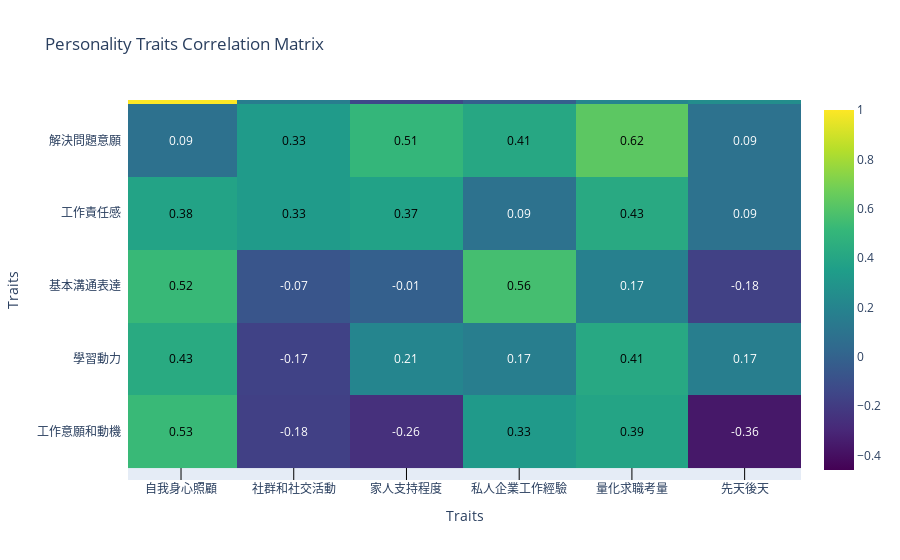

The notebook cell saved with this chart:
### Code cell
import plotly.figure_factory as ff

def plot_corr_matrix(corr_mx):
  fig = ff.create_annotated_heatmap(
      z=corr_mx.values,
      x=list(corr_mx.columns),
      y=list(corr_mx.index),
      annotation_text=corr_mx.round(2).values,
      colorscale='Viridis',
      showscale=True,
      hoverinfo='z'
  )
  fig.update_layout(
      title='Personality Traits Correlation Matrix',
      xaxis=dict(title='Traits', side='bottom'),
      yaxis=dict(title='Traits'),
  )
  fig.show()

plot_corr_matrix(pearson_corr_matrix)

### Figure 1 — Plotly figure (JSON) as saved in the notebook; plotly's stock layout.template omitted (floating-point values rounded to 4 significant figures)
{"data": [{"colorscale": [[0, "#440154"], [0.1111, "#482878"], [0.2222, "#3e4989"], [0.3333, "#31688e"], [0.4444, "#26828e"], [0.5556, "#1f9e89"], [0.6667, "#35b779"], [0.7778, "#6ece58"], [0.8889, "#b5de2b"], [1, "#fde725"]], "hoverinfo": "z", "reversescale": false, "showscale": true, "type": "heatmap", "x": ["工作意願和動機", "學習動力", "基本溝通表達", "工作責任感", "解決問題意願", "自我身心照顧", "社群和社交活動", "家人支持程度", "私人企業工作經驗", "量化求職考量", "先天後天"], "y": ["工作意願和動機", "學習動力", "基本溝通表達", "工作責任感", "解決問題意願", "自我身心照顧", "社群和社交活動", "家人支持程度", "私人企業工作經驗", "量化求職考量", "先天後天"], "z": [[1, 0.3642, 0.4451, 0.3265, 0.07255, 0.5259, -0.1766, -0.2582, 0.3311, 0.3914, -0.3642], [0.3642, 1, 0.4201, 0.5477, 0.5477, 0.4282, -0.1667, 0.2052, 0.1667, 0.4148, 0.1667], [0.4451, 0.4201, 1, -0.03835, 0.2301, 0.5233, -0.07001, -0.01437, 0.5601, 0.1742, -0.175], [0.3265, 0.5477, -0.03835, 1, 0.65, 0.3838, 0.3347, 0.3746, 0.09129, 0.426, 0.09129], [0.07255, 0.5477, 0.2301, 0.65, 1, 0.08528, 0.3347, 0.5058, 0.4108, 0.6248, 0.09129], [0.5259, 0.4282, 0.5233, 0.3838, 0.08528, 1, 0.1557, -0.1358, -0.01946, 0.2059, 0.253], [-0.1766, -0.1667, -0.07001, 0.3347, 0.3347, 0.1557, 1, -0.0342, -0.02778, 0.05185, 0.1667], [-0.2582, 0.2052, -0.01437, 0.3746, 0.5058, -0.1358, -0.0342, 1, 0.2736, 0.01064, 0.1539], [0.3311, 0.1667, 0.5601, 0.09129, 0.4108, -0.01946, -0.02778, 0.2736, 1, 0.1296, -0.4583], [0.3914, 0.4148, 0.1742, 0.426, 0.6248, 0.2059, 0.05185, 0.01064, 0.1296, 1, -0.2333], [-0.3642, 0.1667, -0.175, 0.09129, 0.09129, 0.253, 0.1667, 0.1539, -0.4583, -0.2333, 1]]}], "layout": {"annotations": [{"font": {"color": "#000000"}, "showarrow": false, "text": "1.0", "x": "工作意願和動機", "xref": "x", "y": "工作意願和動機", "yref": "y"}, {"font": {"color": "#000000"}, "showarrow": false, "text": "0.36", "x": "學習動力", "xref": "x", "y": "工作意願和動機", "yref": "y"}, {"font": {"color": "#000000"}, "showarrow": false, "text": "0.45", "x": "基本溝通表達", "xref": "x", "y": "工作意願和動機", "yref": "y"}, {"font": {"color": "#000000"}, "showarrow": false, "text": "0.33", "x": "工作責任感", "xref": "x", "y": "工作意願和動機", "yref": "y"}, {"font": {"color": "#FFFFFF"}, "showarrow": false, "text": "0.07", "x": "解決問題意願", "xref": "x", "y": "工作意願和動機", "yref": "y"}, {"font": {"color": "#000000"}, "showarrow": false, "text": "0.53", "x": "自我身心照顧", "xref": "x", "y": "工作意願和動機", "yref": "y"}, {"font": {"color": "#FFFFFF"}, "showarrow": false, "text": "-0.18", "x": "社群和社交活動", "xref": "x", "y": "工作意願和動機", "yref": "y"}, {"font": {"color": "#FFFFFF"}, "showarrow": false, "text": "-0.26", "x": "家人支持程度", "xref": "x", "y": "工作意願和動機", "yref": "y"}, {"font": {"color": "#000000"}, "showarrow": false, "text": "0.33", "x": "私人企業工作經驗", "xref": "x", "y": "工作意願和動機", "yref": "y"}, {"font": {"color": "#000000"}, "showarrow": false, "text": "0.39", "x": "量化求職考量", "xref": "x", "y": "工作意願和動機", "yref": "y"}, {"font": {"color": "#FFFFFF"}, "showarrow": false, "text": "-0.36", "x": "先天後天", "xref": "x", "y": "工作意願和動機", "yref": "y"}, {"font": {"color": "#000000"}, "showarrow": false, "text": "0.36", "x": "工作意願和動機", "xref": "x", "y": "學習動力", "yref": "y"}, {"font": {"color": "#000000"}, "showarrow": false, "text": "1.0", "x": "學習動力", "xref": "x", "y": "學習動力", "yref": "y"}, {"font": {"color": "#000000"}, "showarrow": false, "text": "0.42", "x": "基本溝通表達", "xref": "x", "y": "學習動力", "yref": "y"}, {"font": {"color": "#000000"}, "showarrow": false, "text": "0.55", "x": "工作責任感", "xref": "x", "y": "學習動力", "yref": "y"}, {"font": {"color": "#000000"}, "showarrow": false, "text": "0.55", "x": "解決問題意願", "xref": "x", "y": "學習動力", "yref": "y"}, {"font": {"color": "#000000"}, "showarrow": false, "text": "0.43", "x": "自我身心照顧", "xref": "x", "y": "學習動力", "yref": "y"}, {"font": {"color": "#FFFFFF"}, "showarrow": false, "text": "-0.17", "x": "社群和社交活動", "xref": "x", "y": "學習動力", "yref": "y"}, {"font": {"color": "#FFFFFF"}, "showarrow": false, "text": "0.21", "x": "家人支持程度", "xref": "x", "y": "學習動力", "yref": "y"}, {"font": {"color": "#FFFFFF"}, "showarrow": false, "text": "0.17", "x": "私人企業工作經驗", "xref": "x", "y": "學習動力", "yref": "y"}, {"font": {"color": "#000000"}, "showarrow": false, "text": "0.41", "x": "量化求職考量", "xref": "x", "y": "學習動力", "yref": "y"}, {"font": {"color": "#FFFFFF"}, "showarrow": false, "text": "0.17", "x": "先天後天", "xref": "x", "y": "學習動力", "yref": "y"}, {"font": {"color": "#000000"}, "showarrow": false, "text": "0.45", "x": "工作意願和動機", "xref": "x", "y": "基本溝通表達", "yref": "y"}, {"font": {"color": "#000000"}, "showarrow": false, "text": "0.42", "x": "學習動力", "xref": "x", "y": "基本溝通表達", "yref": "y"}, {"font": {"color": "#000000"}, "showarrow": false, "text": "1.0", "x": "基本溝通表達", "xref": "x", "y": "基本溝通表達", "yref": "y"}, {"font": {"color": "#FFFFFF"}, "showarrow": false, "text": "-0.04", "x": "工作責任感", "xref": "x", "y": "基本溝通表達", "yref": "y"}, {"font": {"color": "#FFFFFF"}, "showarrow": false, "text": "0.23", "x": "解決問題意願", "xref": "x", "y": "基本溝通表達", "yref": "y"}, {"font": {"color": "#000000"}, "showarrow": false, "text": "0.52", "x": "自我身心照顧", "xref": "x", "y": "基本溝通表達", "yref": "y"}, {"font": {"color": "#FFFFFF"}, "showarrow": false, "text": "-0.07", "x": "社群和社交活動", "xref": "x", "y": "基本溝通表達", "yref": "y"}, {"font": {"color": "#FFFFFF"}, "showarrow": false, "text": "-0.01", "x": "家人支持程度", "xref": "x", "y": "基本溝通表達", "yref": "y"}, {"font": {"color": "#000000"}, "showarrow": false, "text": "0.56", "x": "私人企業工作經驗", "xref": "x", "y": "基本溝通表達", "yref": "y"}, {"font": {"color": "#FFFFFF"}, "showarrow": false, "text": "0.17", "x": "量化求職考量", "xref": "x", "y": "基本溝通表達", "yref": "y"}, {"font": {"color": "#FFFFFF"}, "showarrow": false, "text": "-0.18", "x": "先天後天", "xref": "x", "y": "基本溝通表達", "yref": "y"}, {"font": {"color": "#000000"}, "showarrow": false, "text": "0.33", "x": "工作意願和動機", "xref": "x", "y": "工作責任感", "yref": "y"}, {"font": {"color": "#000000"}, "showarrow": false, "text": "0.55", "x": "學習動力", "xref": "x", "y": "工作責任感", "yref": "y"}, {"font": {"color": "#FFFFFF"}, "showarrow": false, "text": "-0.04", "x": "基本溝通表達", "xref": "x", "y": "工作責任感", "yref": "y"}, {"font": {"color": "#000000"}, "showarrow": false, "text": "1.0", "x": "工作責任感", "xref": "x", "y": "工作責任感", "yref": "y"}, {"font": {"color": "#000000"}, "showarrow": false, "text": "0.65", "x": "解決問題意願", "xref": "x", "y": "工作責任感", "yref": "y"}, {"font": {"color": "#000000"}, "showarrow": false, "text": "0.38", "x": "自我身心照顧", "xref": "x", "y": "工作責任感", "yref": "y"}, {"font": {"color": "#000000"}, "showarrow": false, "text": "0.33", "x": "社群和社交活動", "xref": "x", "y": "工作責任感", "yref": "y"}, {"font": {"color": "#000000"}, "showarrow": false, "text": "0.37", "x": "家人支持程度", "xref": "x", "y": "工作責任感", "yref": "y"}, {"font": {"color": "#FFFFFF"}, "showarrow": false, "text": "0.09", "x": "私人企業工作經驗", "xref": "x", "y": "工作責任感", "yref": "y"}, {"font": {"color": "#000000"}, "showarrow": false, "text": "0.43", "x": "量化求職考量", "xref": "x", "y": "工作責任感", "yref": "y"}, {"font": {"color": "#FFFFFF"}, "showarrow": false, "text": "0.09", "x": "先天後天", "xref": "x", "y": "工作責任感", "yref": "y"}, {"font": {"color": "#FFFFFF"}, "showarrow": false, "text": "0.07", "x": "工作意願和動機", "xref": "x", "y": "解決問題意願", "yref": "y"}, {"font": {"color": "#000000"}, "showarrow": false, "text": "0.55", "x": "學習動力", "xref": "x", "y": "解決問題意願", "yref": "y"}, {"font": {"color": "#FFFFFF"}, "showarrow": false, "text": "0.23", "x": "基本溝通表達", "xref": "x", "y": "解決問題意願", "yref": "y"}, {"font": {"color": "#000000"}, "showarrow": false, "text": "0.65", "x": "工作責任感", "xref": "x", "y": "解決問題意願", "yref": "y"}, {"font": {"color": "#000000"}, "showarrow": false, "text": "1.0", "x": "解決問題意願", "xref": "x", "y": "解決問題意願", "yref": "y"}, {"font": {"color": "#FFFFFF"}, "showarrow": false, "text": "0.09", "x": "自我身心照顧", "xref": "x", "y": "解決問題意願", "yref": "y"}, {"font": {"color": "#000000"}, "showarrow": false, "text": "0.33", "x": "社群和社交活動", "xref": "x", "y": "解決問題意願", "yref": "y"}, {"font": {"color": "#000000"}, "showarrow": false, "text": "0.51", "x": "家人支持程度", "xref": "x", "y": "解決問題意願", "yref": "y"}, {"font": {"color": "#000000"}, "showarrow": false, "text": "0.41", "x": "私人企業工作經驗", "xref": "x", "y": "解決問題意願", "yref": "y"}, {"font": {"color": "#000000"}, "showarrow": false, "text": "0.62", "x": "量化求職考量", "xref": "x", "y": "解決問題意願", "yref": "y"}, {"font": {"color": "#FFFFFF"}, "showarrow": false, "text": "0.09", "x": "先天後天", "xref": "x", "y": "解決問題意願", "yref": "y"}, {"font": {"color": "#000000"}, "showarrow": false, "text": "0.53", "x": "工作意願和動機", "xref": "x", "y": "自我身心照顧", "yref": "y"}, {"font": {"color": "#000000"}, "showarrow": false, "text": "0.43", "x": "學習動力", "xref": "x", "y": "自我身心照顧", "yref": "y"}, {"font": {"color": "#000000"}, "showarrow": false, "text": "0.52", "x": "基本溝通表達", "xref": "x", "y": "自我身心照顧", "yref": "y"}, {"font": {"color": "#000000"}, "showarrow": false, "text": "0.38", "x": "工作責任感", "xref": "x", "y": "自我身心照顧", "yref": "y"}, {"font": {"color": "#FFFFFF"}, "showarrow": false, "text": "0.09", "x": "解決問題意願", "xref": "x", "y": "自我身心照顧", "yref": "y"}, {"font": {"color": "#000000"}, "showarrow": false, "text": "1.0", "x": "自我身心照顧", "xref": "x", "y": "自我身心照顧", "yref": "y"}, {"font": {"color": "#FFFFFF"}, "showarrow": false, "text": "0.16", "x": "社群和社交活動", "xref": "x", "y": "自我身心照顧", "yref": "y"}, {"font": {"color": "#FFFFFF"}, "showarrow": false, "text": "-0.14", "x": "家人支持程度", "xref": "x", "y": "自我身心照顧", "yref": "y"}, {"font": {"color": "#FFFFFF"}, "showarrow": false, "text": "-0.02", "x": "私人企業工作經驗", "xref": "x", "y": "自我身心照顧", "yref": "y"}, {"font": {"color": "#FFFFFF"}, "showarrow": false, "text": "0.21", "x": "量化求職考量", "xref": "x", "y": "自我身心照顧", "yref": "y"}, {"font": {"color": "#FFFFFF"}, "showarrow": false, "text": "0.25", "x": "先天後天", "xref": "x", "y": "自我身心照顧", "yref": "y"}, {"font": {"color": "#FFFFFF"}, "showarrow": false, "text": "-0.18", "x": "工作意願和動機", "xref": "x", "y": "社群和社交活動", "yref": "y"}, {"font": {"color": "#FFFFFF"}, "showarrow": false, "text": "-0.17", "x": "學習動力", "xref": "x", "y": "社群和社交活動", "yref": "y"}, {"font": {"color": "#FFFFFF"}, "showarrow": false, "text": "-0.07", "x": "基本溝通表達", "xref": "x", "y": "社群和社交活動", "yref": "y"}, {"font": {"color": "#000000"}, "showarrow": false, "text": "0.33", "x": "工作責任感", "xref": "x", "y": "社群和社交活動", "yref": "y"}, {"font": {"color": "#000000"}, "showarrow": false, "text": "0.33", "x": "解決問題意願", "xref": "x", "y": "社群和社交活動", "yref": "y"}, {"font": {"color": "#FFFFFF"}, "showarrow": false, "text": "0.16", "x": "自我身心照顧", "xref": "x", "y": "社群和社交活動", "yref": "y"}, {"font": {"color": "#000000"}, "showarrow": false, "text": "1.0", "x": "社群和社交活動", "xref": "x", "y": "社群和社交活動", "yref": "y"}, {"font": {"color": "#FFFFFF"}, "showarrow": false, "text": "-0.03", "x": "家人支持程度", "xref": "x", "y": "社群和社交活動", "yref": "y"}, {"font": {"color": "#FFFFFF"}, "showarrow": false, "text": "-0.03", "x": "私人企業工作經驗", "xref": "x", "y": "社群和社交活動", "yref": "y"}, {"font": {"color": "#FFFFFF"}, "showarrow": false, "text": "0.05", "x": "量化求職考量", "xref": "x", "y": "社群和社交活動", "yref": "y"}, {"font": {"color": "#FFFFFF"}, "showarrow": false, "text": "0.17", "x": "先天後天", "xref": "x", "y": "社群和社交活動", "yref": "y"}, {"font": {"color": "#FFFFFF"}, "showarrow": false, "text": "-0.26", "x": "工作意願和動機", "xref": "x", "y": "家人支持程度", "yref": "y"}, {"font": {"color": "#FFFFFF"}, "showarrow": false, "text": "0.21", "x": "學習動力", "xref": "x", "y": "家人支持程度", "yref": "y"}, {"font": {"color": "#FFFFFF"}, "showarrow": false, "text": "-0.01", "x": "基本溝通表達", "xref": "x", "y": "家人支持程度", "yref": "y"}, {"font": {"color": "#000000"}, "showarrow": false, "text": "0.37", "x": "工作責任感", "xref": "x", "y": "家人支持程度", "yref": "y"}, {"font": {"color": "#000000"}, "showarrow": false, "text": "0.51", "x": "解決問題意願", "xref": "x", "y": "家人支持程度", "yref": "y"}, {"font": {"color": "#FFFFFF"}, "showarrow": false, "text": "-0.14", "x": "自我身心照顧", "xref": "x", "y": "家人支持程度", "yref": "y"}, {"font": {"color": "#FFFFFF"}, "showarrow": false, "text": "-0.03", "x": "社群和社交活動", "xref": "x", "y": "家人支持程度", "yref": "y"}, {"font": {"color": "#000000"}, "showarrow": false, "text": "1.0", "x": "家人支持程度", "xref": "x", "y": "家人支持程度", "yref": "y"}, {"font": {"color": "#000000"}, "showarrow": false, "text": "0.27", "x": "私人企業工作經驗", "xref": "x", "y": "家人支持程度", "yref": "y"}, {"font": {"color": "#FFFFFF"}, "showarrow": false, "text": "0.01", "x": "量化求職考量", "xref": "x", "y": "家人支持程度", "yref": "y"}, {"font": {"color": "#FFFFFF"}, "showarrow": false, "text": "0.15", "x": "先天後天", "xref": "x", "y": "家人支持程度", "yref": "y"}, {"font": {"color": "#000000"}, "showarrow": false, "text": "0.33", "x": "工作意願和動機", "xref": "x", "y": "私人企業工作經驗", "yref": "y"}, {"font": {"color": "#FFFFFF"}, "showarrow": false, "text": "0.17", "x": "學習動力", "xref": "x", "y": "私人企業工作經驗", "yref": "y"}, {"font": {"color": "#000000"}, "showarrow": false, "text": "0.56", "x": "基本溝通表達", "xref": "x", "y": "私人企業工作經驗", "yref": "y"}, {"font": {"color": "#FFFFFF"}, "showarrow": false, "text": "0.09", "x": "工作責任感", "xref": "x", "y": "私人企業工作經驗", "yref": "y"}, {"font": {"color": "#000000"}, "showarrow": false, "text": "0.41", "x": "解決問題意願", "xref": "x", "y": "私人企業工作經驗", "yref": "y"}, {"font": {"color": "#FFFFFF"}, "showarrow": false, "text": "-0.02", "x": "自我身心照顧", "xref": "x", "y": "私人企業工作經驗", "yref": "y"}, {"font": {"color": "#FFFFFF"}, "showarrow": false, "text": "-0.03", "x": "社群和社交活動", "xref": "x", "y": "私人企業工作經驗", "yref": "y"}, {"font": {"color": "#000000"}, "showarrow": false, "text": "0.27", "x": "家人支持程度", "xref": "x", "y": "私人企業工作經驗", "yref": "y"}, {"font": {"color": "#000000"}, "showarrow": false, "text": "1.0", "x": "私人企業工作經驗", "xref": "x", "y": "私人企業工作經驗", "yref": "y"}, {"font": {"color": "#FFFFFF"}, "showarrow": false, "text": "0.13", "x": "量化求職考量", "xref": "x", "y": "私人企業工作經驗", "yref": "y"}, {"font": {"color": "#FFFFFF"}, "showarrow": false, "text": "-0.46", "x": "先天後天", "xref": "x", "y": "私人企業工作經驗", "yref": "y"}, {"font": {"color": "#000000"}, "showarrow": false, "text": "0.39", "x": "工作意願和動機", "xref": "x", "y": "量化求職考量", "yref": "y"}, {"font": {"color": "#000000"}, "showarrow": false, "text": "0.41", "x": "學習動力", "xref": "x", "y": "量化求職考量", "yref": "y"}, {"font": {"color": "#FFFFFF"}, "showarrow": false, "text": "0.17", "x": "基本溝通表達", "xref": "x", "y": "量化求職考量", "yref": "y"}, {"font": {"color": "#000000"}, "showarrow": false, "text": "0.43", "x": "工作責任感", "xref": "x", "y": "量化求職考量", "yref": "y"}, {"font": {"color": "#000000"}, "showarrow": false, "text": "0.62", "x": "解決問題意願", "xref": "x", "y": "量化求職考量", "yref": "y"}, {"font": {"color": "#FFFFFF"}, "showarrow": false, "text": "0.21", "x": "自我身心照顧", "xref": "x", "y": "量化求職考量", "yref": "y"}, {"font": {"color": "#FFFFFF"}, "showarrow": false, "text": "0.05", "x": "社群和社交活動", "xref": "x", "y": "量化求職考量", "yref": "y"}, {"font": {"color": "#FFFFFF"}, "showarrow": false, "text": "0.01", "x": "家人支持程度", "xref": "x", "y": "量化求職考量", "yref": "y"}, {"font": {"color": "#FFFFFF"}, "showarrow": false, "text": "0.13", "x": "私人企業工作經驗", "xref": "x", "y": "量化求職考量", "yref": "y"}, {"font": {"color": "#000000"}, "showarrow": false, "text": "1.0", "x": "量化求職考量", "xref": "x", "y": "量化求職考量", "yref": "y"}, {"font": {"color": "#FFFFFF"}, "showarrow": false, "text": "-0.23", "x": "先天後天", "xref": "x", "y": "量化求職考量", "yref": "y"}, {"font": {"color": "#FFFFFF"}, "showarrow": false, "text": "-0.36", "x": "工作意願和動機", "xref": "x", "y": "先天後天", "yref": "y"}, {"font": {"color": "#FFFFFF"}, "showarrow": false, "text": "0.17", "x": "學習動力", "xref": "x", "y": "先天後天", "yref": "y"}, {"font": {"color": "#FFFFFF"}, "showarrow": false, "text": "-0.18", "x": "基本溝通表達", "xref": "x", "y": "先天後天", "yref": "y"}, {"font": {"color": "#FFFFFF"}, "showarrow": false, "text": "0.09", "x": "工作責任感", "xref": "x", "y": "先天後天", "yref": "y"}, {"font": {"color": "#FFFFFF"}, "showarrow": false, "text": "0.09", "x": "解決問題意願", "xref": "x", "y": "先天後天", "yref": "y"}, {"font": {"color": "#FFFFFF"}, "showarrow": false, "text": "0.25", "x": "自我身心照顧", "xref": "x", "y": "先天後天", "yref": "y"}, {"font": {"color": "#FFFFFF"}, "showarrow": false, "text": "0.17", "x": "社群和社交活動", "xref": "x", "y": "先天後天", "yref": "y"}, {"font": {"color": "#FFFFFF"}, "showarrow": false, "text": "0.15", "x": "家人支持程度", "xref": "x", "y": "先天後天", "yref": "y"}, {"font": {"color": "#FFFFFF"}, "showarrow": false, "text": "-0.46", "x": "私人企業工作經驗", "xref": "x", "y": "先天後天", "yref": "y"}, {"font": {"color": "#FFFFFF"}, "showarrow": false, "text": "-0.23", "x": "量化求職考量", "xref": "x", "y": "先天後天", "yref": "y"}, {"font": {"color": "#000000"}, "showarrow": false, "text": "1.0", "x": "先天後天", "xref": "x", "y": "先天後天", "yref": "y"}], "autosize": true, "title": {"text": "Personality Traits Correlation Matrix"}, "xaxis": {"autorange": false, "dtick": 1, "gridcolor": "rgb(0, 0, 0)", "range": [4.53, 10.5], "side": "bottom", "ticks": "", "title": {"text": "Traits"}, "type": "category"}, "yaxis": {"autorange": false, "dtick": 1, "range": [-0.669, 4.558], "ticks": "", "ticksuffix": "  ", "title": {"text": "Traits"}, "type": "category"}}}
